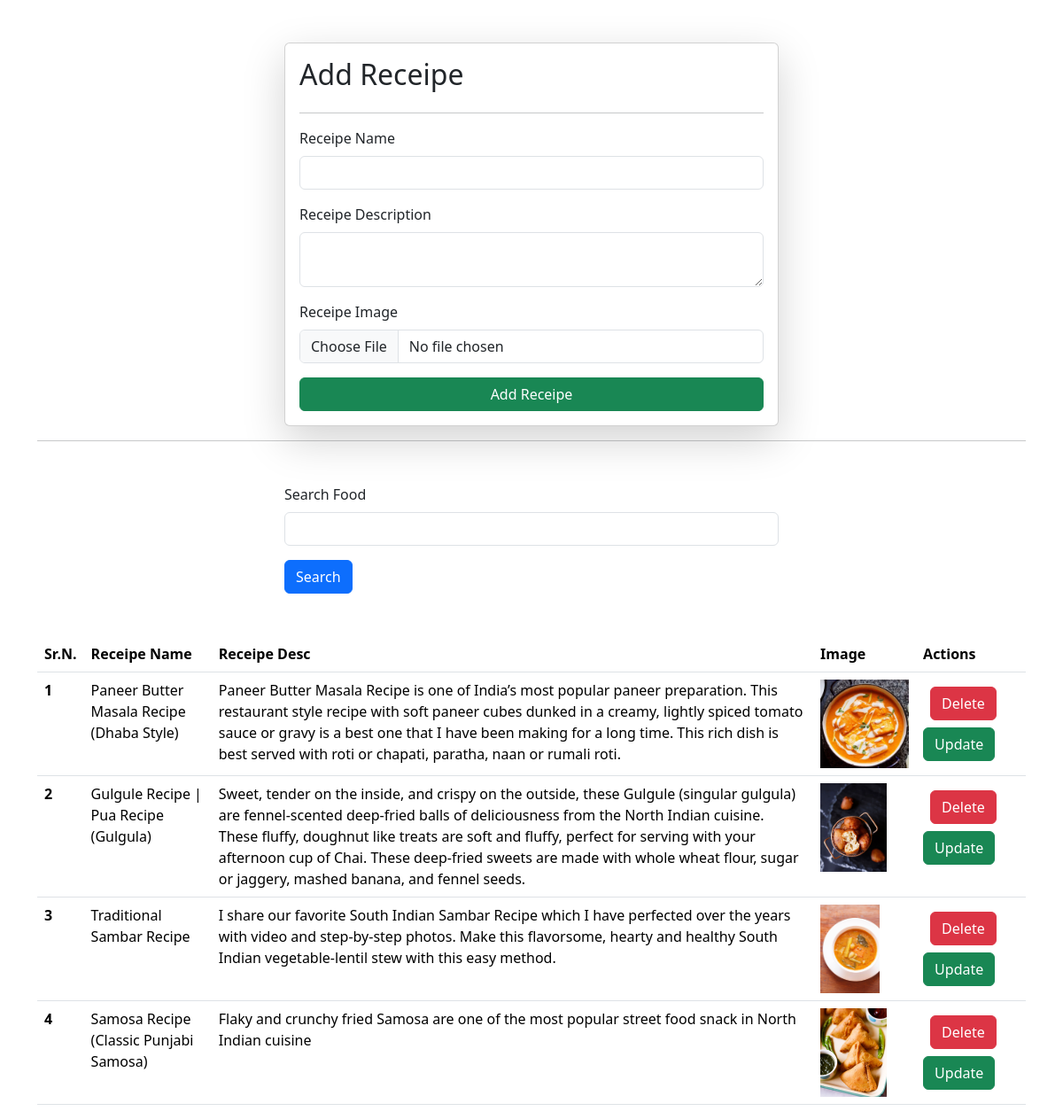
Screenshot of /receipes/ with the database file from the repository.
### vege/models.py (models this page shows)
class Receipe(models.Model):
    receipe_name=models.CharField(max_length=100)
    receipe_description=models.TextField()
    receipe_image=models.ImageField(upload_to='receipe')

### vege/views.py (the view, shortened to what this page needs)
# urls.py: path('receipes/', receipes,name='receipes'),
def receipes(request):
    queryset =Receipe.objects.all()
    if request.GET.get('search'):
        queryset=queryset.filter(receipe_name__icontains=request.GET.get('search'))
    context={'receipes': queryset}
    return render(request,'receipes.html',context)

### vege/templates/receipes.html (shortened to what this page needs)
<!DOCTYPE html>
<html lang="en">
<head>
    <link href="https://cdn.jsdelivr.net/npm/bootstrap@5.3.2/dist/css/bootstrap.min.css" rel="stylesheet">
</head>
<body>
    <div class="container mt-5">
      <form class="col-6 mx-auto card p-3 shadow-lg " method="post" enctype="multipart/form-data">
        <h2>Add Receipe </h2>
        <hr>
        <div class="mb-3">
          <label for="exampleInputEmail1" class="form-label">Receipe Name</label>
          <input type="text" name='receipe_name' required  class="form-control" >
        </div>
        <div class="mb-3">
          <label for="exampleInputPassword1" class="form-label">Receipe Description</label>
          <Textarea name='receipe_description' required   class="form-control"></Textarea>
        </div>
        <div class="mb-3">
            <label for="exampleInputEmail1" class="form-label">Receipe Image</label>
            <input type="file" name='receipe_image' class="form-control" >
          </div>
        <button type="submit" class="btn btn-success">Add Receipe</button>
      </form>
      <hr>
      <div class="mt-5">
        <div class="mx-auto col-6">
          <form >
            <div class="mb-3">
              <label for="exampleInputEmail1" class="form-label">Search Food</label>
              <input type="text" name='search'    class="form-control" >
            </div>
            <button type="submit" class="btn btn-primary">Search</button>
          </form>
        </div>
      </div>
      <table class="table mt-5">
        <thead>
          <tr>
            <th scope="col">Sr.N.</th>
            <th scope="col">Receipe Name</th>
            <th scope="col">Receipe Desc</th>
            <th scope="col">Image</th>
            <th scope="col">Actions</th>
          </tr>
        </thead>
        <tbody>
          {% for receipe in receipes %}
          <tr>
            <th scope="row">{{forloop.counter}}</th>
            <td>{{receipe.receipe_name}}</td>
            <td>{{receipe.receipe_description}}</td>
            <td><img src="/media/{{receipe.receipe_image}}" style="height: 100px;"></td>
          <td>
            <a href="/delete_receipe/{{receipe.id}}" class="btn btn-danger m-2">Delete</a>
            <a href="/update_receipe/{{receipe.id}}" class="btn btn-success">Update</a>
          </td>
          </tr>
          {% endfor %}
        </tbody>
      </table>
    </div>
</body>
</html>

### rows the page displays
Receipe: receipe_name "Paneer Butter Masala Recipe (Dhaba Style)", receipe_description "Paneer Butter Masala Recipe is one of India’s most popular paneer preparation. This restaurant style recipe with soft paneer cubes dunked in a creamy, lightly spiced tomato sauce or gravy is a best one that I have been making for a long time. This rich dish is best served with roti or chapati, paratha, naan or rumali roti.", receipe_image (picture)
Receipe: receipe_name "Gulgule Recipe | Pua Recipe (Gulgula)", receipe_description "Sweet, tender on the inside, and crispy on the outside, these Gulgule (singular gulgula) are fennel-scented deep-fried balls of deliciousness from the North Indian cuisine. These fluffy, doughnut like treats are soft and fluffy, perfect for serving with your afternoon cup of Chai. These deep-fried sweets are made with whole wheat flour, sugar or jaggery, mashed banana, and fennel seeds.", receipe_image (picture)
Receipe: receipe_name "Traditional Sambar Recipe", receipe_description "I share our favorite South Indian Sambar Recipe which I have perfected over the years with video and step-by-step photos. Make this flavorsome, hearty and healthy South Indian vegetable-lentil stew with this easy method.", receipe_image (picture)
Receipe: receipe_name "Samosa Recipe (Classic Punjabi Samosa)", receipe_description "Flaky and crunchy fried Samosa are one of the most popular street food snack in North Indian cuisine", receipe_image (picture)
